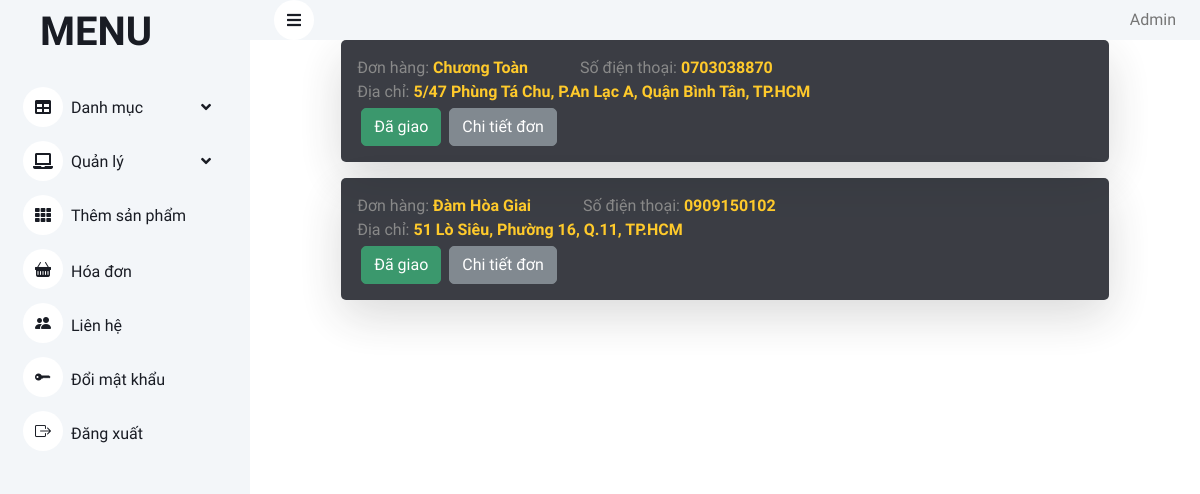
The page /index.php?action=hoadon (signed in) on the database its author committed.
### tables this page shows
CREATE TABLE `donhang` (
  `id` int(11) NOT NULL,
  `hoten` varchar(50) NOT NULL,
  `sdt` int(11) NOT NULL,
  `diachi` varchar(255) NOT NULL,
  `idkh` int(11) NOT NULL
);

### Model/connect.php (called while the page is built, shortened)
<?php
class connect
{
	var $db=null;
	public function __construct()
	{
		$dsn='mysql:host=localhost;dbname=shopbalo';
		$user='root';
		$pass='';
		$this->db=new PDO($dsn,$user,$pass,array(PDO::MYSQL_ATTR_INIT_COMMAND=>"SET NAMES utf8"));
	}
	public function getList($select)
	{
		$results=$this->db->query($select);
		return($results);
	}
}
?>

### Model/hoadon.php (called while the page is built, shortened)
<?php
   class hoadon {
      function getDonHang() {
         $db = new connect();
         $select = "SELECT * FROM donhang";
         $result = $db->getList($select);
         return $result;
      }
   }

### View/hoadon.php (the view, shortened to what this page needs)
<div class="container">
   <div class="row">
      <div class="col-lg-10 offset-md-1">
         <?php
            $hd = new hoadon();
            $kq = $hd->getDonHang();
            while($set = $kq->fetch()) {
         ?>
         <div class="shadow-lg p-3 mb-3 bg-dark rounded">
            <span>Đơn hàng: <b class="text-warning"><?php echo $set['hoten']?></b></span>
            <span class="mx-5">Số điện thoại: <b class="text-warning">0<?php echo $set['sdt']?></b></span>
            <br>
            <span>Địa chỉ: <b class="text-warning"><?php echo $set['diachi']?></b></span>
            <br>
            <div class="d-flex mt-1">
               <a href="index.php?action=hoadon&act=xoadon&id=<?php echo $set['id']?>" class="btn btn-success mx-1">Đã giao</a>
               <a href="index.php?action=hoadon&act=chitiet&id=<?php echo $set['id']?>" class="btn btn-secondary mx-1">Chi tiết đơn</a>
            </div>
         </div>
         <?php }?>
      </div>
   </div>
</div>

### Content/css/style.css (style rules this page uses)
:root { --primary: #009CFF; --light: #F3F6F9; --dark: #191C24; }
.btn { transition: .5s; }

### View/hoadon.php (style rules this page uses)
.bg-dark { opacity: 0.85; }

### rows shown on the page
donhang: hoten "Chương Toàn", sdt "703038870", diachi "5/47 Phùng Tá Chu, P.An Lạc A, Quận Bình Tân, TP.HCM"
donhang: hoten "Đàm Hòa Giai", sdt "909150102", diachi "51 Lò Siêu, Phường 16, Q.11, TP.HCM"
